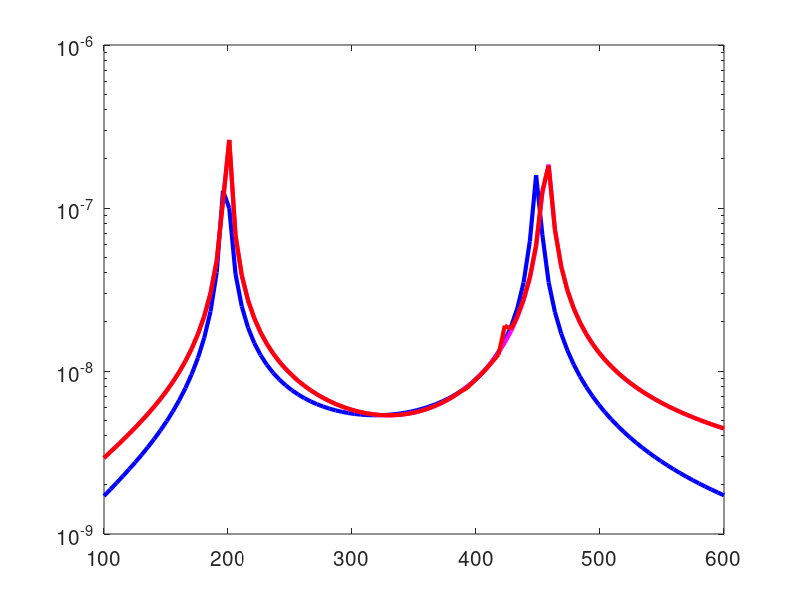
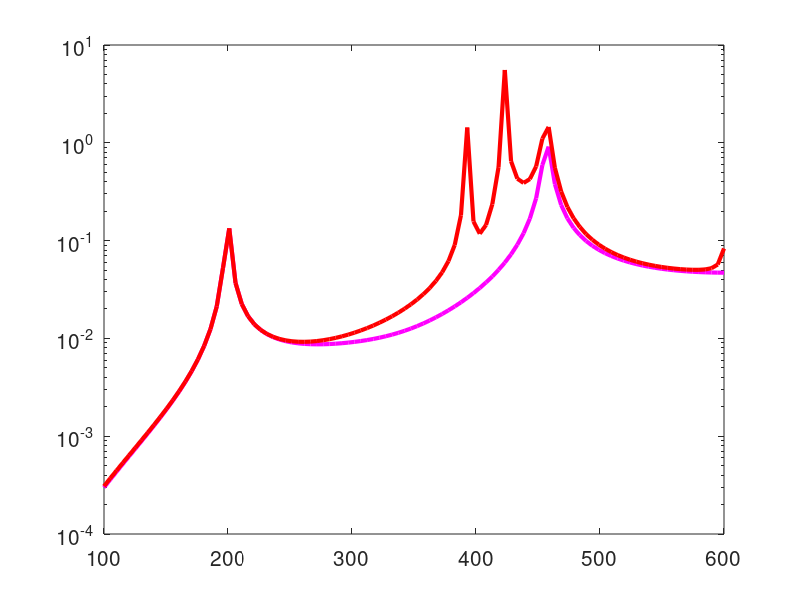

These figures' MATLAB source, in order:
clear all
close all


load('normu2_PML.txt');
load('normu2_FSI.txt');
load('normu2_invacuo.txt');

figure(1)

semilogy(normu2_invacuo(:,1),sqrt(normu2_invacuo(:,2)),'b','Linewidth',3)
set(gca,'Fontsize',15)
hold on
semilogy(normu2_PML(:,1),sqrt(normu2_PML(:,2)),'m','Linewidth',3)
semilogy(normu2_FSI(:,1),sqrt(normu2_FSI(:,2)),'r','Linewidth',3)



figure(2)
semilogy(normu2_PML(:,1),sqrt(normu2_PML(:,3)),'m','Linewidth',3)
set(gca,'Fontsize',15)
hold on
semilogy(normu2_FSI(:,1),sqrt(normu2_FSI(:,3)),'r','Linewidth',3)
